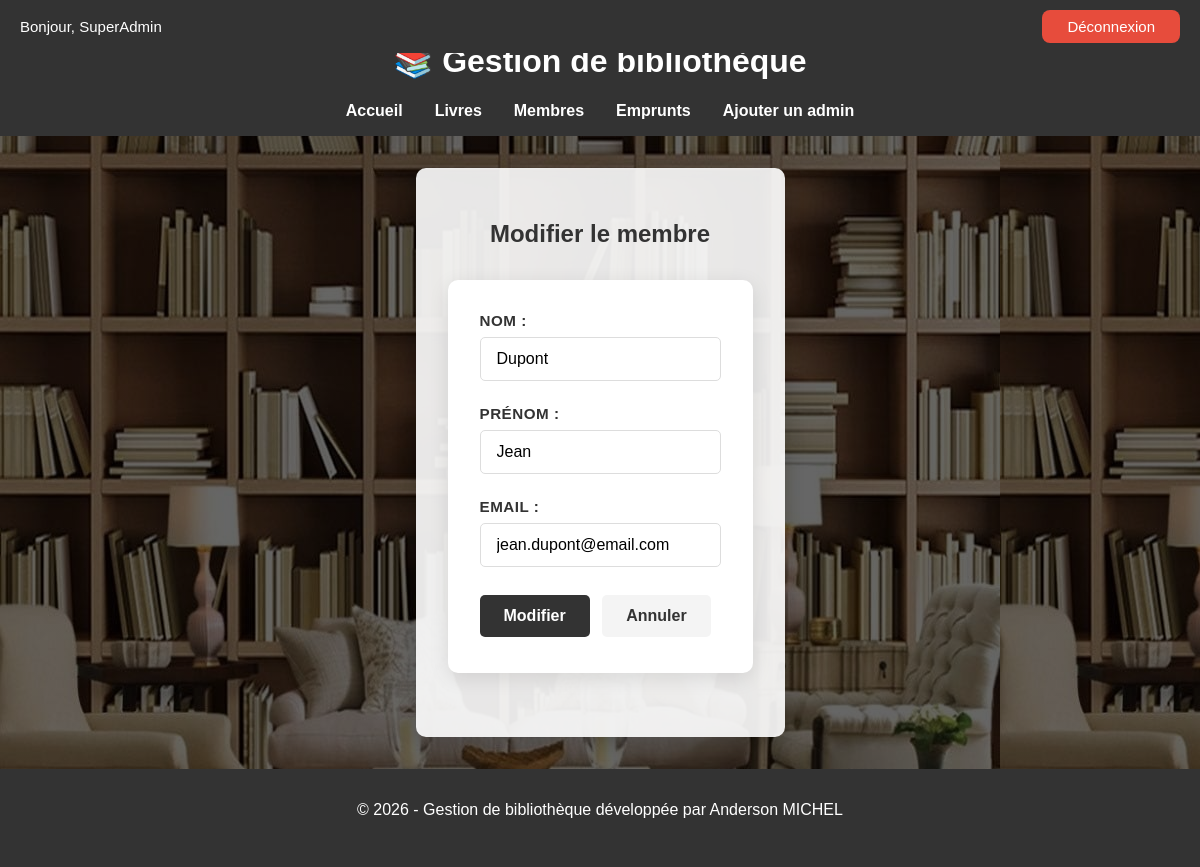
Page /membres/modifier.php?id=1 (signed in) on the committed database.
### tables this page shows
CREATE TABLE IF NOT EXISTS `membres` (
  `id` int NOT NULL AUTO_INCREMENT,
  `nom` varchar(100) NOT NULL,
  `prenom` varchar(100) NOT NULL,
  `email` varchar(255) NOT NULL,
  `date_inscription` date DEFAULT (curdate()),
  PRIMARY KEY (`id`),
  UNIQUE KEY `email` (`email`)
);

### membres/modifier.php (the view, shortened to what this page needs)
<?php
require_once __DIR__ . '/../config/database.php';
require_once __DIR__ . '/../includes/header.php';
$id = $_GET['id'];
$stmt = $pdo->prepare("SELECT * FROM membres WHERE id = ?");
$stmt->execute([$id]);
$membre = $stmt->fetch();
?>
<h2>Modifier le membre</h2>
<form method="post">
    <div>
        <label for="nom">Nom :</label>
        <input type="text" name="nom" id="nom" value="<?= htmlspecialchars($membre['nom']) ?>" required>
    </div>
    <div>
        <label for="prenom">Prénom :</label>
        <input type="text" name="prenom" id="prenom" value="<?= htmlspecialchars($membre['prenom']) ?>" required>
    </div>
    <div>
        <label for="email">Email :</label>
        <input type="email" name="email" id="email" value="<?= htmlspecialchars($membre['email']) ?>" required>
    </div>
    <button type="submit" class="btn">Modifier</button>
    <a href="index.php" class="btn">Annuler</a>
</form>
<?php require_once __DIR__ . '/../includes/footer.php'; ?>

### assets/css/style.css (style rules this page uses)
body { font-family: Arial, sans-serif; margin: 0; padding: 0; padding-top: 50px; overflow-x: hidden; background-color: #f4f4f4; display: flex; flex-direction: column; min-height: 100vh; background: linear-gradient(rgba(0, 0, 0, 0.6), rgba(0, 0, 0, 0.6)), url("../images/background1.jpeg"); }
.btn { display: inline-block; padding: 0.5rem 1rem; background-color: #333; color: #fff; text-decoration: none; border-radius: 4px; margin: 0.25rem 0; }
form { max-width: 600px; margin: 2rem auto; padding: 2rem; background: #fff; border-radius: 10px; box-shadow: 0 5px 20px rgba(0, 0, 0, 0.1); }
form div { margin-bottom: 1.5rem; }
form label { display: block; margin-bottom: 0.5rem; font-weight: 600; color: #333; font-size: 0.95rem; text-transform: uppercase; letter-spacing: 0.5px; }
form input[type="text"], form input[type="number"], form input[type="email"], form input[type="password"], form input[type="date"], form select, form textarea { width: 100%; padding: 0.75rem 1rem; border: 1px solid #ddd; border-radius: 5px; font-size: 1rem; transition: border-color 0.3s, box-shadow 0.3s; box-sizing: border-box; }
form .btn { display: inline-block; padding: 0.75rem 1.5rem; border: none; border-radius: 5px; font-size: 1rem; font-weight: 600; text-decoration: none; cursor: pointer; transition: background 0.3s, transform 0.2s; margin-right: 0.5rem; }
form .btn[type="submit"] { background: #333; color: #fff; }
form .btn:not([type="submit"]) { background: #f4f4f4; color: #333; }
h2 { text-align: center; color: #333; margin-bottom: 2rem; }

### rows in the picture
membres: nom "Dupont", prenom "Jean", email "jean.dupont@email.com"

### other values in the picture
$_SESSION['username'] "SuperAdmin"
